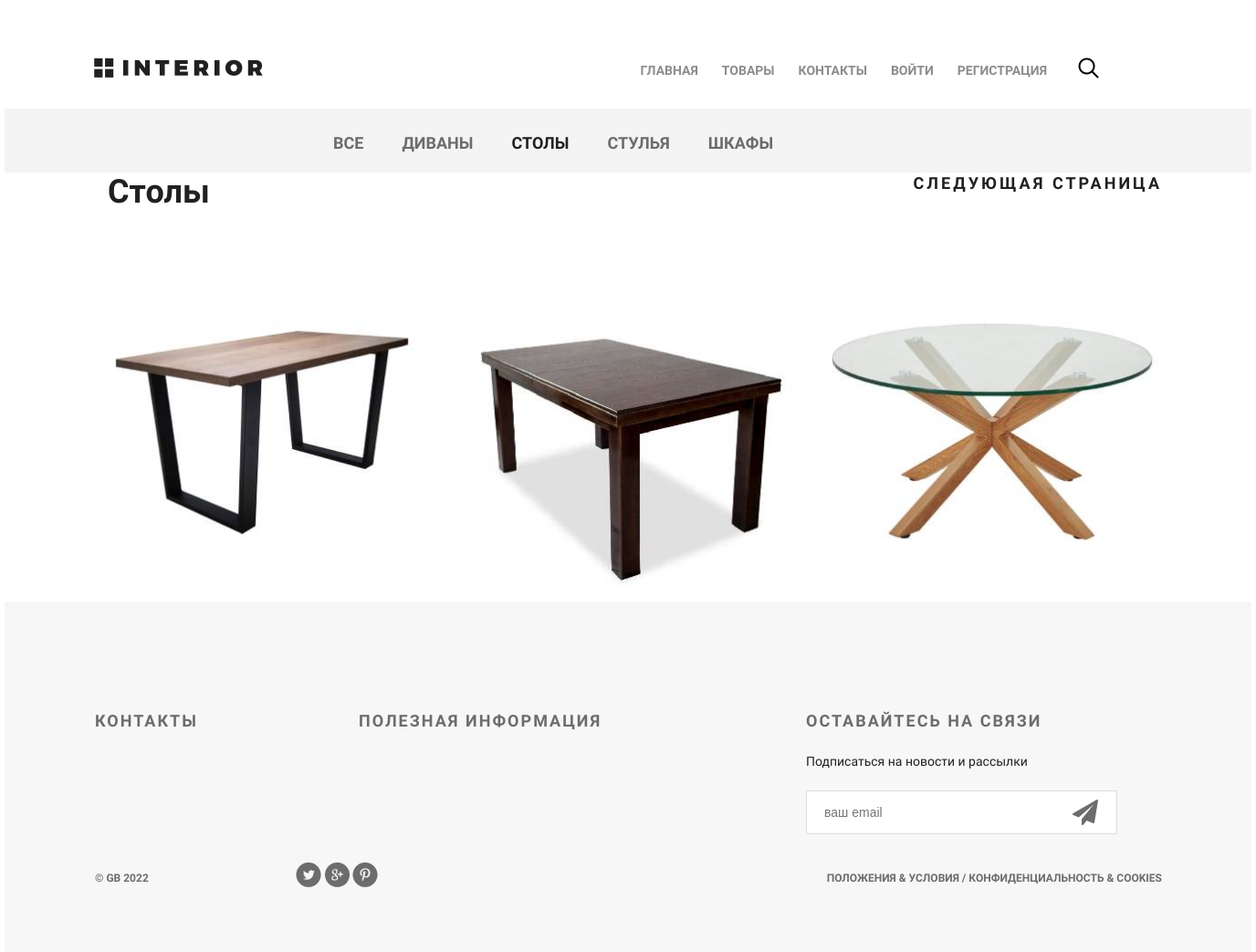
Page /products/3/ on the committed database.
### mainapp/models.py (models this page shows, shortened)
class Category(models.Model):
    name = models.CharField(verbose_name='имя категории', max_length=25, unique=True)
    description = models.TextField(verbose_name='описание категории', max_length=140, blank=True)
    is_active = models.BooleanField(default=True)

class Product(models.Model):
    category = models.ForeignKey(Category, verbose_name='категория продукт', on_delete=models.DO_NOTHING)
    name = models.CharField(verbose_name='имя продукта', max_length=25, unique=False)
    description = models.TextField(verbose_name='описание продукта', blank=True)
    image = models.ImageField(verbose_name='изображение продукта', upload_to='product_images')
    price = models.DecimalField(verbose_name='цена продукта', max_digits=10, decimal_places=2, default=0)
    quantity = models.PositiveIntegerField(verbose_name='количество на складе', default=0)
    is_active = models.BooleanField(default=True)

### mainapp/views.py (the view)
# urls.py: path('products/<int:pk>/', mainapp.category, name='category'),
def category(request, pk, page=1):
    categories = Category.objects.all()
    category = get_object_or_404(Category, pk=pk)
    products = Product.objects.filter(category=category).order_by("price")
    paginator = Paginator(products, per_page=3)
    if page > paginator.num_pages:
        return HttpResponseRedirect(reverse('category', args=[category.pk]))
    return render(
        request,
        "mainapp/category.html",
        context={
            "title": 'Магазин: Товары',
            "products": paginator.page(page),
            "category": category,
            "categories": categories,
        })

### basketapp/context_processors.py (called while the page is built)
def basket(request):
    return {
        'basket': getattr(request.user, 'basket', None)
    }

### mainapp/context_processors.py (called while the page is built)
def menu_links(request):
    return {
        "menu": {
            'index': 'Главная',
            'products': 'Товары',
            'contact': 'Контакты',
        }
    }

### mainapp/templatetags/my_tags.py (called while the page is built)
@register.simple_tag
def current_year():
    return datetime.datetime.now().year

### mainapp/templates/mainapp/category.html (shortened to what this page needs)
{% extends 'mainapp/base.html' %}
{% load static %}
{% block content %}
<div class="hero-white">
    {% include 'mainapp/includes/main_menu_inc.html' %}
</div>
<div class="details">
    <div class="links clearfix">
        {% include 'mainapp/includes/categories_menu_inc.html' %}
    </div>
    <div class="category_products related">
        <div class="title clearfix">
            <h2>{{ category.name }}</h2>
                {% if products.has_next %}
                <a class="explore" href="{% url 'category' category.id products.next_page_number %}">Следующая страница</a>
                {% endif %}
        </div>
        <div class="related-products clearfix">
            {% include 'mainapp/includes/product_list_inc.html' %}
        </div>
    </div>
</div>
{% endblock %}

### mainapp/templates/mainapp/includes/categories_menu_inc.html
<ul class="links-menu">
    {% with url_name=request.resolver_match.url_name %}
    {% with category_id=request.resolver_match.kwargs.pk %}
    <li><a href="{% url 'products' %}" class="{% if url_name == 'products' %}active{% endif %}">все</a></li>
    {% for category in categories %}
        <li><a href="{% url 'category' category.id %}" class="{% if url_name == 'category' and category_id == category.id %}active{% endif %}">{{ category.name }}</a></li>
    {% endfor %}
    {% endwith %}
    {% endwith %}
</ul>

### mainapp/templates/mainapp/includes/product_list_inc.html (shortened to what this page needs)
{% load static %}
{% for product in products %}
<div class="block">
    <a href="{% url 'product' product.id %}">
        {% if product.image %}
            <img class="product-image" src="{{ product.image.url }}" alt="">
        {% else %}
            <img class="product-image" src="{% static 'img/product-1.jpg' %}" alt="">
        {% endif %}
    </a>
</div>
{% endfor %}

### static/css/style.css (style rules this page uses)
* { margin: 0; padding: 0; }
body,footer { font-family: 'Montserrat', sans-serif; }
html, body { height: 100%; }
.explore { text-transform: uppercase; color: #212121; font-size: 18px; font-weight: 700; line-height: 24px; text-align: center; float: right; margin-top: 138px; letter-spacing: 3px; text-decoration: none; }
.title { height: 152px; margin-right: 15px; }
.title h2 { float: left; margin-top: 118px; color: #212121; font-size: 36px; font-weight: 700; text-align: left; margin-left: 15px; }
.hero-white { background-color: #fff; height: 119px; padding-left: 98px; padding-right: 211px; position: relative; }
.links { height: 70px; background-color: #f4f4f4; position: relative; padding-left: 360px; }
.links-menu { margin: 27px auto 0px; position: absolute; }
.links-menu li { float: left; list-style-type: none; padding-right: 42px; }
.links-menu li a { text-decoration: none; color: #6c6c6c; font-size: 18px; font-weight: 700; text-transform: uppercase; }
.links-menu .active { color: #212121; font-size: 18px; font-weight: 700; }
.related { padding: 0px 98px; }
.related .title { height: 343px; margin-right: 0; }
.related .title h2 { margin-top: 245px; }
.related .title .explore { margin-top: 262px; }
.related-products { margin-bottom: 120px; }
.related-products .block a img { float: left; }
.related-products .block a img.product-image { float: left; width: 368px; }
.related-products .block { float: left; margin-right: 30px; display: block; height: 370px; width: 370px; position: relative; }
.related-products .block:nth-child(3n) { margin-right: 0px; }
.category_products.related .title { height: 100px; }
.category_products.related .title h2 { margin-top: 0px; }
.category_products.related .title .explore { margin-top: 0px; }

### rows in the picture
Category: name "ДИВАНЫ"
Category: name "СТОЛЫ", name "Столы"
Category: name "СТУЛЬЯ"
Category: name "ШКАФЫ"
Product: image (picture)
Product: image (picture)
Product: image (picture)

### other values in the picture
{{ name }} "ГЛАВНАЯ" "ТОВАРЫ" "КОНТАКТЫ"
